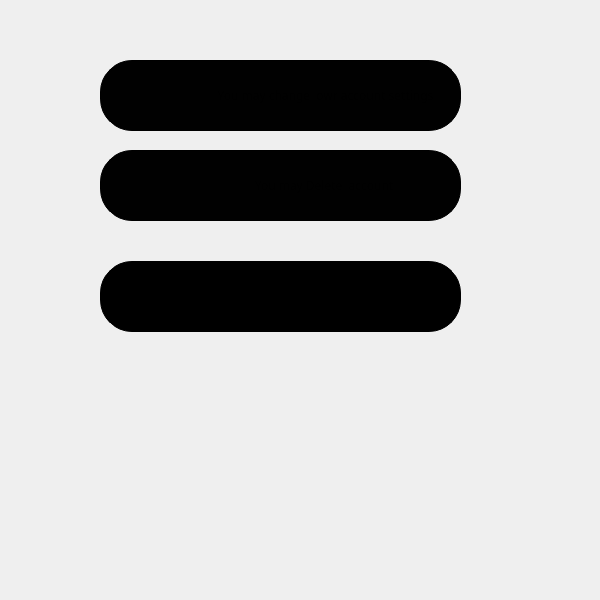
<?xml version="1.0" encoding="UTF-8"?>
<ui version="4.0">
 <class>usersett</class>
 <widget class="QMainWindow" name="usersett">
  <property name="geometry">
   <rect>
    <x>0</x>
    <y>0</y>
    <width>600</width>
    <height>600</height>
   </rect>
  </property>
  <property name="windowTitle">
   <string>MainWindow</string>
  </property>
  <widget class="QWidget" name="centralwidget">
   <widget class="QPushButton" name="logut">
    <property name="geometry">
     <rect>
      <x>100</x>
      <y>261</y>
      <width>361</width>
      <height>71</height>
     </rect>
    </property>
    <property name="styleSheet">
     <string notr="true">#logut{
	background-color:black;
	border:1px solid black;
	border-radius:32px;
}

#logut:hover{
	background-color:rgba(255, 70, 19, 212);
	border:1px solid red;
	border-radius:32px;
	color:black;
}</string>
    </property>
    <property name="text">
     <string>LOG OUT</string>
    </property>
   </widget>
   <widget class="QPushButton" name="user_upd">
    <property name="geometry">
     <rect>
      <x>100</x>
      <y>60</y>
      <width>361</width>
      <height>71</height>
     </rect>
    </property>
    <property name="font">
     <font>
      <family>Devanagari MT</family>
     </font>
    </property>
    <property name="styleSheet">
     <string notr="true">#user_upd{
	background-color:rgb(1, 1,1);
	border:1px solid black;
	border-radius:32px;
	color:black;
	transition: 1.5s;
	

}
#user_upd:hover{
	border:1px solid red;
	border-radius:32px;
	color:white;
	font-color:red;
}</string>
    </property>
    <property name="text">
     <string>                             You may change  owr account settings</string>
    </property>
   </widget>
   <widget class="QLabel" name="label">
    <property name="geometry">
     <rect>
      <x>90</x>
      <y>60</y>
      <width>81</width>
      <height>65</height>
     </rect>
    </property>
    <property name="styleSheet">
     <string notr="true">QLabel{
	background-image: url(&quot;/Users/aa/Desktop/picture/mechanic.png&quot;);
	background-repeat: no-repeat;

	border-radius:50px;
	margin-left:20px;
}</string>
    </property>
    <property name="text">
     <string/>
    </property>
    <property name="alignment">
     <set>Qt::AlignCenter</set>
    </property>
   </widget>
   <widget class="QLabel" name="label_2">
    <property name="geometry">
     <rect>
      <x>100</x>
      <y>160</y>
      <width>71</width>
      <height>51</height>
     </rect>
    </property>
    <property name="styleSheet">
     <string notr="true">QLabel{
	background-image: url(&quot;/Users/aa/Desktop/picture/remove-user.png&quot;);
	background-repeat: no-repeat;

	border-radius:50px;
	margin-left:20px;
}</string>
    </property>
    <property name="text">
     <string/>
    </property>
   </widget>
   <widget class="QPushButton" name="user_delete">
    <property name="geometry">
     <rect>
      <x>100</x>
      <y>150</y>
      <width>361</width>
      <height>71</height>
     </rect>
    </property>
    <property name="font">
     <font>
      <family>Devanagari MT</family>
     </font>
    </property>
    <property name="styleSheet">
     <string notr="true">#user_delete{
	background-color:rgb(1, 1,1);
	border:1px solid black;
	border-radius:32px;
	color:black;
	transition: 1.5s;
}

#user_delete:hover{
	border:1px solid red;
	border-radius:32px;
	color:white;
	font-color:red;
}</string>
    </property>
    <property name="text">
     <string>                             You may Delete  account </string>
    </property>
   </widget>
   <zorder>logut</zorder>
   <zorder>user_upd</zorder>
   <zorder>label</zorder>
   <zorder>user_delete</zorder>
   <zorder>label_2</zorder>
  </widget>
 </widget>
 <resources/>
 <connections/>
</ui>
